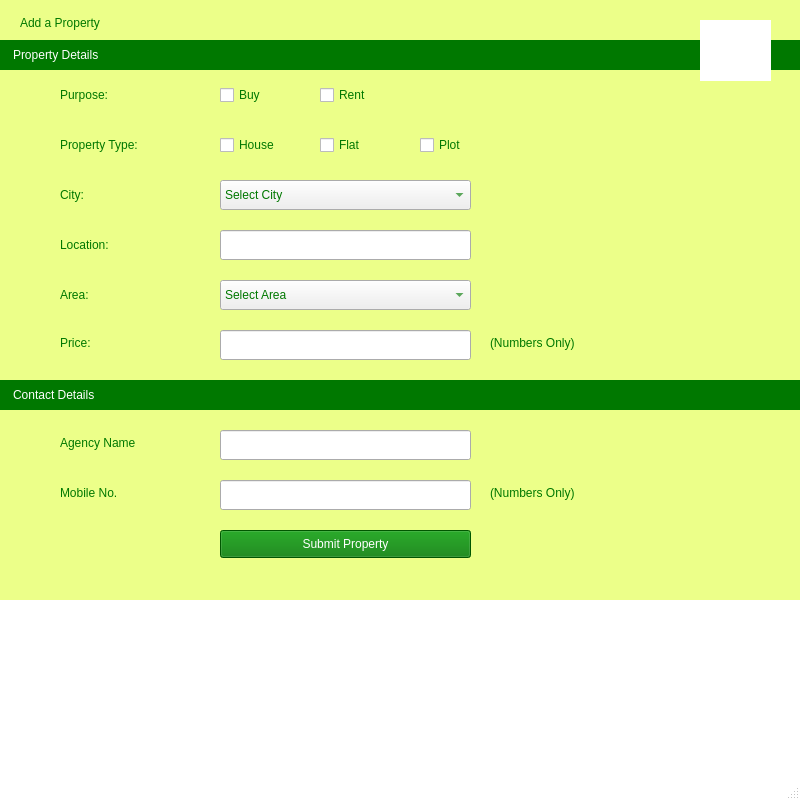
<?xml version="1.0" encoding="UTF-8"?>
<ui version="4.0">
 <class>MainWindow</class>
 <widget class="QMainWindow" name="MainWindow">
  <property name="geometry">
   <rect>
    <x>0</x>
    <y>0</y>
    <width>800</width>
    <height>800</height>
   </rect>
  </property>
  <property name="windowTitle">
   <string>MainWindow</string>
  </property>
  <property name="styleSheet">
   <string notr="true">*{
font: 12pt &quot;Roboto&quot; bold;
color:rgb(0,120,0);
}
#MainWindow{
background-color:white;
}</string>
  </property>
  <widget class="QWidget" name="centralwidget">
   <widget class="QWidget" name="MainPage" native="true">
    <property name="geometry">
     <rect>
      <x>0</x>
      <y>0</y>
      <width>800</width>
      <height>600</height>
     </rect>
    </property>
    <property name="layoutDirection">
     <enum>Qt::LeftToRight</enum>
    </property>
    <property name="autoFillBackground">
     <bool>false</bool>
    </property>
    <property name="styleSheet">
     <string notr="true">#MainPage{
background-color:rgba(216, 255, 19,0.5);
}</string>
    </property>
    <widget class="QLabel" name="lblAdd">
     <property name="geometry">
      <rect>
       <x>20</x>
       <y>15</y>
       <width>141</width>
       <height>16</height>
      </rect>
     </property>
     <property name="text">
      <string>Add a Property</string>
     </property>
    </widget>
    <widget class="QLabel" name="statusBar">
     <property name="geometry">
      <rect>
       <x>0</x>
       <y>40</y>
       <width>800</width>
       <height>30</height>
      </rect>
     </property>
     <property name="styleSheet">
      <string notr="true">#statusBar{
background-color:rgb(0,120,0);
color:white;
padding-left: 10px;	
}</string>
     </property>
     <property name="text">
      <string>Property Details</string>
     </property>
    </widget>
    <widget class="QLabel" name="label">
     <property name="geometry">
      <rect>
       <x>60</x>
       <y>80</y>
       <width>91</width>
       <height>30</height>
      </rect>
     </property>
     <property name="text">
      <string>Purpose:</string>
     </property>
    </widget>
    <widget class="QLabel" name="label_2">
     <property name="geometry">
      <rect>
       <x>60</x>
       <y>130</y>
       <width>141</width>
       <height>30</height>
      </rect>
     </property>
     <property name="text">
      <string>Property Type:</string>
     </property>
    </widget>
    <widget class="QLabel" name="label_3">
     <property name="geometry">
      <rect>
       <x>60</x>
       <y>180</y>
       <width>91</width>
       <height>30</height>
      </rect>
     </property>
     <property name="text">
      <string>City:</string>
     </property>
    </widget>
    <widget class="QLabel" name="label_4">
     <property name="geometry">
      <rect>
       <x>60</x>
       <y>230</y>
       <width>91</width>
       <height>30</height>
      </rect>
     </property>
     <property name="text">
      <string>Location:</string>
     </property>
    </widget>
    <widget class="QLabel" name="label_5">
     <property name="geometry">
      <rect>
       <x>60</x>
       <y>330</y>
       <width>91</width>
       <height>25</height>
      </rect>
     </property>
     <property name="text">
      <string>Price:</string>
     </property>
    </widget>
    <widget class="QLabel" name="label_6">
     <property name="geometry">
      <rect>
       <x>60</x>
       <y>280</y>
       <width>61</width>
       <height>30</height>
      </rect>
     </property>
     <property name="text">
      <string>Area:</string>
     </property>
    </widget>
    <widget class="QCheckBox" name="checkBox">
     <property name="geometry">
      <rect>
       <x>220</x>
       <y>85</y>
       <width>81</width>
       <height>20</height>
      </rect>
     </property>
     <property name="styleSheet">
      <string notr="true"/>
     </property>
     <property name="text">
      <string>Buy</string>
     </property>
    </widget>
    <widget class="QCheckBox" name="checkBox_2">
     <property name="geometry">
      <rect>
       <x>320</x>
       <y>85</y>
       <width>81</width>
       <height>20</height>
      </rect>
     </property>
     <property name="text">
      <string>Rent</string>
     </property>
    </widget>
    <widget class="QCheckBox" name="checkBox_5">
     <property name="geometry">
      <rect>
       <x>220</x>
       <y>135</y>
       <width>81</width>
       <height>20</height>
      </rect>
     </property>
     <property name="text">
      <string>House</string>
     </property>
    </widget>
    <widget class="QCheckBox" name="checkBox_6">
     <property name="geometry">
      <rect>
       <x>320</x>
       <y>135</y>
       <width>81</width>
       <height>20</height>
      </rect>
     </property>
     <property name="text">
      <string>Flat</string>
     </property>
    </widget>
    <widget class="QCheckBox" name="checkBox_7">
     <property name="geometry">
      <rect>
       <x>420</x>
       <y>135</y>
       <width>61</width>
       <height>20</height>
      </rect>
     </property>
     <property name="text">
      <string>Plot</string>
     </property>
    </widget>
    <widget class="QComboBox" name="cmbxCity">
     <property name="geometry">
      <rect>
       <x>220</x>
       <y>180</y>
       <width>251</width>
       <height>30</height>
      </rect>
     </property>
     <item>
      <property name="text">
       <string>Select City</string>
      </property>
     </item>
     <item>
      <property name="text">
       <string>Lahore</string>
      </property>
     </item>
     <item>
      <property name="text">
       <string>Islamabad</string>
      </property>
     </item>
     <item>
      <property name="text">
       <string>Rawalpindi</string>
      </property>
     </item>
     <item>
      <property name="text">
       <string>Karachi</string>
      </property>
     </item>
     <item>
      <property name="text">
       <string>Peshawar</string>
      </property>
     </item>
     <item>
      <property name="text">
       <string>Gujranwala</string>
      </property>
     </item>
     <item>
      <property name="text">
       <string>Sialkot</string>
      </property>
     </item>
     <item>
      <property name="text">
       <string>Faisalabad</string>
      </property>
     </item>
    </widget>
    <widget class="QLineEdit" name="lineLocation">
     <property name="geometry">
      <rect>
       <x>220</x>
       <y>230</y>
       <width>251</width>
       <height>30</height>
      </rect>
     </property>
    </widget>
    <widget class="QComboBox" name="cmbxCity_2">
     <property name="geometry">
      <rect>
       <x>220</x>
       <y>280</y>
       <width>251</width>
       <height>30</height>
      </rect>
     </property>
     <item>
      <property name="text">
       <string>Select Area</string>
      </property>
     </item>
     <item>
      <property name="text">
       <string>2  Marla</string>
      </property>
     </item>
     <item>
      <property name="text">
       <string>3 Marla</string>
      </property>
     </item>
     <item>
      <property name="text">
       <string>5  Marla</string>
      </property>
     </item>
     <item>
      <property name="text">
       <string>10 Marla</string>
      </property>
     </item>
     <item>
      <property name="text">
       <string>1  Canal</string>
      </property>
     </item>
    </widget>
    <widget class="QLineEdit" name="linePrice">
     <property name="geometry">
      <rect>
       <x>220</x>
       <y>330</y>
       <width>251</width>
       <height>30</height>
      </rect>
     </property>
    </widget>
    <widget class="QLabel" name="ContactBar">
     <property name="geometry">
      <rect>
       <x>0</x>
       <y>380</y>
       <width>800</width>
       <height>30</height>
      </rect>
     </property>
     <property name="styleSheet">
      <string notr="true">#ContactBar{
background-color:rgb(0,120,0);
color:white;
padding-left: 10px;	
}</string>
     </property>
     <property name="text">
      <string>Contact Details</string>
     </property>
    </widget>
    <widget class="QLabel" name="label_7">
     <property name="geometry">
      <rect>
       <x>490</x>
       <y>330</y>
       <width>141</width>
       <height>25</height>
      </rect>
     </property>
     <property name="styleSheet">
      <string notr="true">font: 10pt &quot;Roboto&quot;;</string>
     </property>
     <property name="text">
      <string>(Numbers Only)</string>
     </property>
    </widget>
    <widget class="QLabel" name="label_8">
     <property name="geometry">
      <rect>
       <x>60</x>
       <y>430</y>
       <width>131</width>
       <height>25</height>
      </rect>
     </property>
     <property name="text">
      <string>Agency Name</string>
     </property>
    </widget>
    <widget class="QLineEdit" name="linePrice_2">
     <property name="geometry">
      <rect>
       <x>220</x>
       <y>430</y>
       <width>251</width>
       <height>30</height>
      </rect>
     </property>
    </widget>
    <widget class="QLineEdit" name="linePrice_3">
     <property name="geometry">
      <rect>
       <x>220</x>
       <y>480</y>
       <width>251</width>
       <height>30</height>
      </rect>
     </property>
    </widget>
    <widget class="QLabel" name="label_9">
     <property name="geometry">
      <rect>
       <x>60</x>
       <y>480</y>
       <width>131</width>
       <height>25</height>
      </rect>
     </property>
     <property name="text">
      <string>Mobile No.</string>
     </property>
    </widget>
    <widget class="QPushButton" name="BtnSubmit">
     <property name="geometry">
      <rect>
       <x>220</x>
       <y>530</y>
       <width>251</width>
       <height>28</height>
      </rect>
     </property>
     <property name="styleSheet">
      <string notr="true">#BtnSubmit{
font: 12pt &quot;Roboto&quot;;
	background-color: rgb(0, 120, 0);
color:white;
}</string>
     </property>
     <property name="text">
      <string>Submit Property</string>
     </property>
    </widget>
    <widget class="QLabel" name="label_10">
     <property name="geometry">
      <rect>
       <x>490</x>
       <y>480</y>
       <width>141</width>
       <height>25</height>
      </rect>
     </property>
     <property name="styleSheet">
      <string notr="true">font: 10pt &quot;Roboto&quot;;</string>
     </property>
     <property name="text">
      <string>(Numbers Only)</string>
     </property>
    </widget>
    <widget class="QLabel" name="label_11">
     <property name="geometry">
      <rect>
       <x>700</x>
       <y>20</y>
       <width>71</width>
       <height>61</height>
      </rect>
     </property>
     <property name="styleSheet">
      <string notr="true">background-color: rgb(255, 255, 255);
padding: 5px;</string>
     </property>
     <property name="text">
      <string/>
     </property>
     <property name="pixmap">
      <pixmap resource="../icons/icons.qrc">:/icons/home logo.png</pixmap>
     </property>
     <property name="scaledContents">
      <bool>true</bool>
     </property>
    </widget>
   </widget>
   <widget class="QLabel" name="label_12">
    <property name="geometry">
     <rect>
      <x>-10</x>
      <y>600</y>
      <width>811</width>
      <height>141</height>
     </rect>
    </property>
    <property name="text">
     <string/>
    </property>
    <property name="pixmap">
     <pixmap>../propertyPics/famousPlaces.jpg</pixmap>
    </property>
    <property name="scaledContents">
     <bool>true</bool>
    </property>
   </widget>
  </widget>
  <widget class="QMenuBar" name="menubar">
   <property name="geometry">
    <rect>
     <x>0</x>
     <y>0</y>
     <width>800</width>
     <height>30</height>
    </rect>
   </property>
  </widget>
  <widget class="QStatusBar" name="statusbar"/>
 </widget>
 <resources>
  <include location="../icons/icons.qrc"/>
 </resources>
 <connections/>
</ui>
